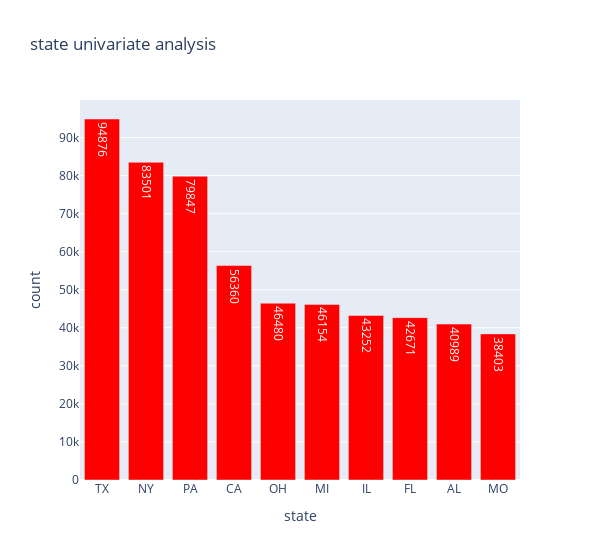

This figure's notebook cell:
### Code cell
temp = df1["state"].value_counts().head(10)
df = pd.DataFrame({'Class': temp.index,'values': temp.values})

trace = go.Bar(
    x = df['Class'],y = df['values'],
    name="Credit Card Fraud Class - data unbalance (Not fraud = 0, Fraud = 1)",
    marker=dict(color="Red"),
    text=df['values']
)
data = [trace]
layout = dict(title = 'state univariate analysis',
          xaxis = dict(title = 'state', showticklabels=True), 
          yaxis = dict(title = 'count'),
          hovermode = 'closest',width=600
         )
fig = dict(data=data, layout=layout)
iplot(fig, filename='class')

### Figure 1 — Plotly figure (JSON) as saved in the notebook; plotly's stock layout.template omitted (floating-point values rounded to 4 significant figures)
{"data": [{"marker": {"color": "Red"}, "name": "Credit Card Fraud Class - data unbalance (Not fraud = 0, Fraud = 1)", "text": [94876, 83501, 79847, 56360, 46480, 46154, 43252, 42671, 40989, 38403], "type": "bar", "x": ["TX", "NY", "PA", "CA", "OH", "MI", "IL", "FL", "AL", "MO"], "y": [94876, 83501, 79847, 56360, 46480, 46154, 43252, 42671, 40989, 38403]}], "layout": {"hovermode": "closest", "title": {"text": "state univariate analysis"}, "width": 600, "xaxis": {"showticklabels": true, "title": {"text": "state"}}, "yaxis": {"title": {"text": "count"}}}}
